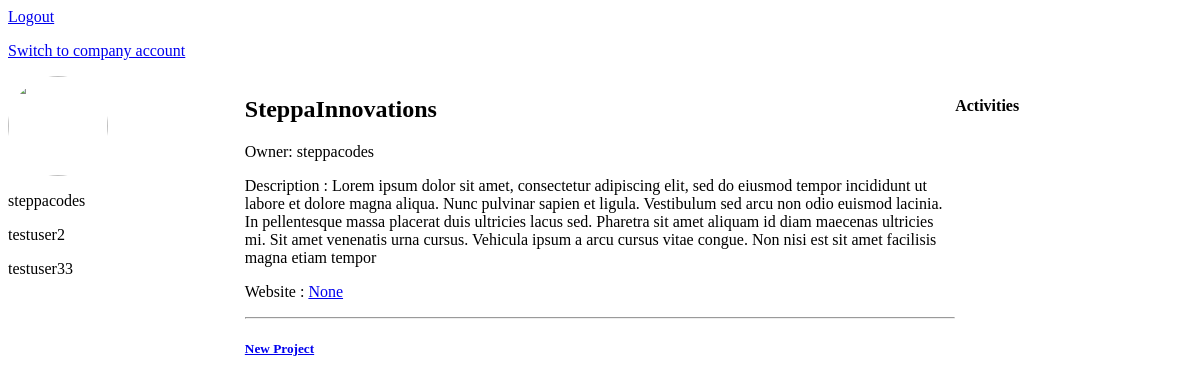
The app's page /company/1, older data.
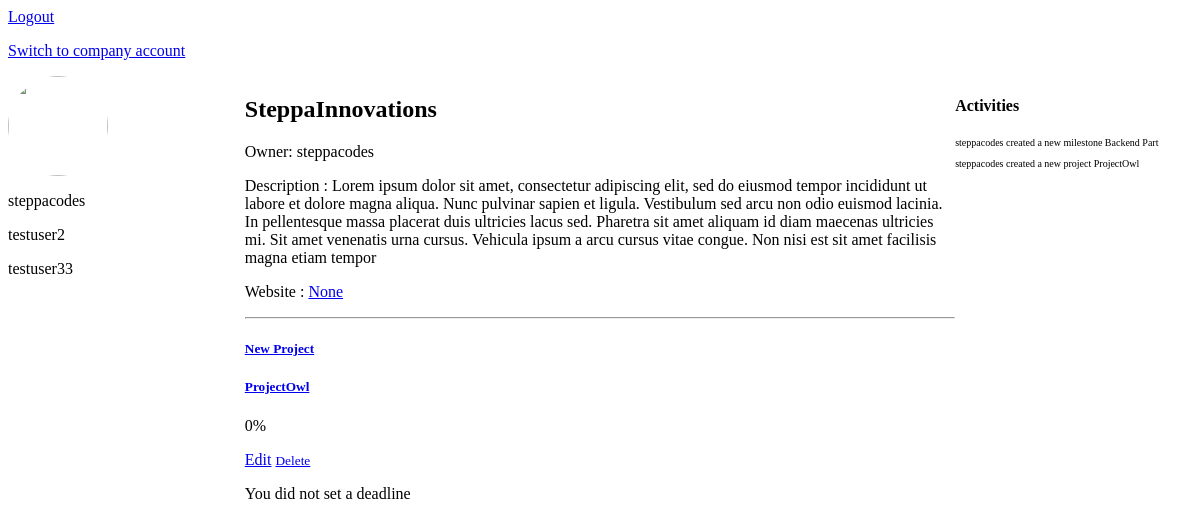
The same page, newer data.
### manager/models.py (models this page shows)
class Worker(models.Model):
    user = models.OneToOneField(CostumUser,on_delete=models.CASCADE,verbose_name="Workers")
    company = models.ForeignKey(Company, on_delete=models.CASCADE, null=True,blank=True,default=None)
    def __str__(self):
        return f"{self.user.username}"
    class Meta:
        verbose_name = "Worker"
        verbose_name_plural = "Workers"

### users/models.py (models this page shows)
class CostumUser(AbstractUser):
    in_company = models.BooleanField(default=False)

### project_manager/models.py (models this page shows, shortened)
class Info(models.Model):
    STATUS = (
        ("In Progress", "In Progress"),
        ("In Queue", 'In Queue'),
        ("Paused", "Paused"),
        ("Completed", "Completed")
    )
    name = models.CharField(max_length=200)
    description = models.TextField(default='')
    created_by = models.ForeignKey(CostumUser, on_delete=models.CASCADE, default='', null=True,blank=True)
    complete = models.BooleanField(default=False)
    updated = models.DateTimeField(auto_now=True)
    status = models.CharField(choices=STATUS, default='In Queue',max_length=200)
    created = models.DateTimeField(auto_now_add=True)
    class Meta:
        abstract = True

class Project(Info):
    company = models.ForeignKey(Company, on_delete=models.CASCADE, default = None, null=True, blank=True)
    progress = models.IntegerField(default=0, null=True, blank=True)
    teams = models.ManyToManyField(Team, null=True, blank=True)
    deadline = models.DateTimeField(null = True, blank =True)
    is_personal = models.BooleanField(default=False, blank=True, null=True)
    due_in = models.IntegerField(null = True, blank=True, default=None)
    updated_by = models.ForeignKey(CostumUser, related_name="up_dated", on_delete=models.CASCADE, null=True, blank=True)
    updated_at = models.DateTimeField(auto_now=True,null=True, blank=True)

class Activity(models.Model):
    name = models.CharField(max_length=200, default =None, null=True,blank=True)
    user = models.ForeignKey(CostumUser, on_delete=models.CASCADE,null=True,blank=True)
    project = models.ForeignKey(Project, on_delete=models.SET_NULL, null=True, blank=True)
    milestone = models.ForeignKey(MileStone, on_delete=models.SET_NULL, null=True, blank=True)
    team = models.ForeignKey(Team, on_delete=models.SET_NULL, null=True,blank=True,default=None)
    task = models.ForeignKey(Task, on_delete=models.SET_NULL, null=True, blank=True)
    message = models.CharField(max_length=2000, default= "New Activity")
    company = models.ForeignKey(Company,null=True,blank=True, on_delete=models.CASCADE)
    created_at = models.DateTimeField(auto_now_add=True)
    class Meta:
        ordering = ['-created_at']
        verbose_name = "Activity"
        verbose_name_plural = "Activities"

### manager/views.py (the view)
# urls.py: path('company/<str:id>', companypage, name='company-page'),
def companypage(request,id):
    company = Company.objects.get(id=id)
    workers = company.worker_set.all()
    projects = company.project_set.all()
    teams = company.team_set.all()
    activities = company.activity_set.all()[:5]
    due_in = None
    for project in projects:
        deadline = project.deadline
        deadline = timezone.localtime(deadline)
        if deadline:
                due_in = int((deadline.date() - TODAY).days)
                project.due_in = due_in
                project.save()
        else:
            project.due_in = None
            project.save()
    context = {'company':company,
                "workers":workers,
                "projects":projects,
                "teams": teams,
                "due_in":due_in,
                'activities':activities
                  }
    return render(request,'manager/company-page.html', context)

### manager/templates/manager/company-page.html (shortened to what this page needs)
{% extends 'base.html' %}
{% block content %}
<div class='container'>
    <div>
        <div>
            <img src='{{profile.getlogo}}'style = "width:100px ;height:100px ;border-radius: 500px;"/>
        </div>
        <div>
            {% if workers.count > 0 %}
                {% for worker in workers  %}
                <p>{{worker}}</p>
                {% endfor %}
            {% endif %}
        </div>
    </div>
    <div>
        <div>
            <h2>{{company.name}}</h2><small></small>
            <p>Owner: {{company.owner}}</p>
            <p>Description : {{company.description}}</p>
            <p>Website : <a href="{{company.website}}">{{company.website}}</a></p><hr>
        </div>
        <div>
            <h5><a href="{% url 'create-project' %}">New Project</a></h5>
            {% for project in projects %}
                <h5><a href="{% url 'project-page' project.id %}">{{project.name}}</a></h5>
                {% if project.progress > 0 %}
                    <p>{{project.progress}}%</p>
                {% else %}
                    <p>0%</p>
                {% endif %}
                <a href="{% url 'update-project' project.id %}">Edit</a></small>
                <small><a href="{% url 'delete-project' project.id %}">Delete</a></small>
                {% if project.deadline %}
                    {% if project.due_in %}
                        <p>Due in : {{project.due_in}} {% if project.due_in > 1 %}days {% else %}day{% endif %}</p>
                    {%elif project.due_in == 0 %}
                    <p>Project deadline is today</p>
                    {% endif %}
                {% else %}
                    <p>You did not set a deadline</p>
                {% endif %}
            {% endfor %}
        </div>
    </div>
    <div>
        <h4>Activities</h4>
        {% include 'manager/activities.html' %}
    </div>
</div>
{% endblock content %}

### manager/templates/manager/activities.html (shortened to what this page needs)
{% for activity in activities  %}
<p class='activity-stat'><span class='activity-user'>{{activity.user.username}}</span>
    {{activity.message}} <span class='activity-reciever'> {{activity.name}}
{% endfor %}

Row changes from the older to the newer data that the page shows:
added Project: name "ProjectOwl", progress "0%", shows "You did not set a deadline"
added Activity: user.username "steppacodes", message "created a new milestone", name "Backend Part"
added Activity: user.username "steppacodes", message "created a new project", name "ProjectOwl"
